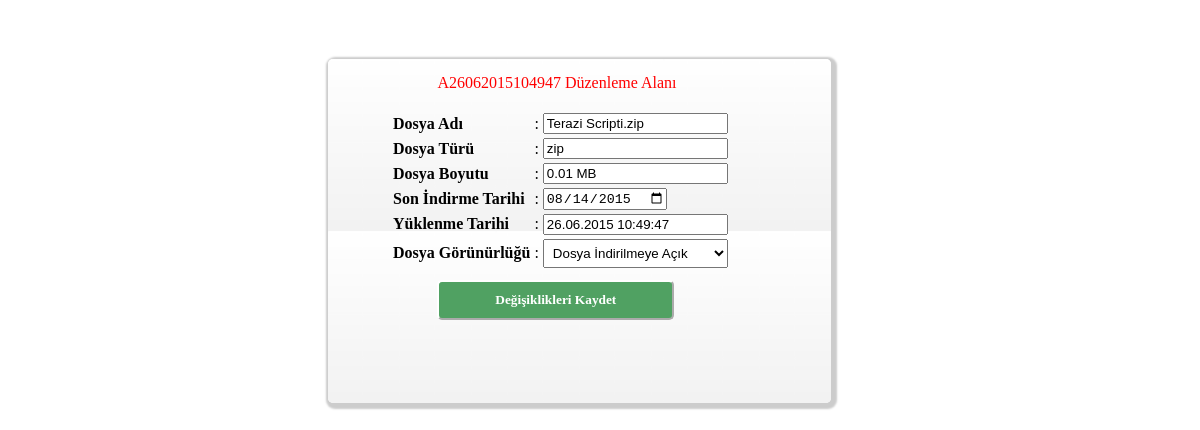
The app's page /update.php?v=A26062015104947 with its own data.
### tables this page shows
CREATE TABLE IF NOT EXISTS `uploads` (
  `dosyaKodu` varchar(15) NOT NULL,
  `dosyaAdi` varchar(255) NOT NULL,
  `dosyaTur` varchar(255) NOT NULL,
  `dosyaBoyut` int(11) NOT NULL,
  `yuklenmeTarih` varchar(255) NOT NULL,
  `sonTarih` varchar(255) NOT NULL,
  `gorunurluk` int(11) NOT NULL,
  `kopyasiVarmi` int(11) NOT NULL,
  `silinmisMi` int(11) NOT NULL,
  PRIMARY KEY (`dosyaKodu`)
);

### update.php (the view, shortened to what this page needs)
<html>
<head>
	<link rel="stylesheet" href="css/update.css" />
</head>
<body>
	<?php
		$gelenkayit = $_GET["v"];
		$sorgu = @mysql_query("SELECT * FROM uploads WHERE dosyaKodu = '$gelenkayit'");
		$gelenveri = @mysql_fetch_assoc($sorgu);
		if($gelenveri){ ?>
		<div class="ortaKisim">
			<span><?=$_GET["v"]?> Düzenleme Alanı</span>
			<form name="updateForm" method="post" action="index.php?s=updateSonuc">
				<table>
					<tr>
						<td></td>
						<td></td>
						<td><input type="hidden" name="dKodu" value="<?=$gelenveri["dosyaKodu"]?>"/></td>
					</tr>
					<tr>
						<td><b>Dosya Adı</b></td>
						<td>:</td>
						<td><input type="text" name="dAdi" value="<?=$gelenveri["dosyaAdi"]?>" readonly/></td>
					</tr>
					<tr>
						<td><b>Dosya Türü</b></td>
						<td>:</td>
						<td><input type="text" name="dTuru" value="<?=$gelenveri["dosyaTur"]?>" readonly/></td>
					</tr>
					<tr>
						<td><b>Dosya Boyutu</b></td>
						<td>:</td>
						<td><input type="text" name="dBoyut" value="<?=round(($gelenveri["dosyaBoyut"]/1000000),2)." MB"?>" readonly/></td>
					</tr>
					<tr>
						<td><b>Son İndirme Tarihi</b></td>
						<td>:</td>
						<td><input type="date" name="kSure" value="<?=$gelenveri["sonTarih"]?>"/></td>
					</tr>
					<tr>
						<td><b>Yüklenme Tarihi</b></td>
						<td>:</td>
						<td><input type="text" name="yTarih" value="<?=$gelenveri["yuklenmeTarih"]?>"/></td>
					</tr>
					<tr>
						<td><b>Dosya Görünürlüğü</b></td>
						<td>:</td>
						<td>
							<select size="1" name="gorunurluk">
								<option value="1" <?=$gelenveri["gorunurluk"] == 1 ? ' selected' : null?>>Dosya İndirilmeye Açık</option>
							</select>
						</td>
					</tr>
				</table>
				<input type="submit" value="Değişiklikleri Kaydet" class="kaydet" />
			</form>
		</div>
		<?php
		}else{
			header("Location:index.php?s=adminPanel");
		}
	?>
</body>
</html>

### css/update.css (style rules this page uses)
.ortaKisim { width:40%; height:40%; background-image:url("../images/orta_zemin.png"); background-repeat:round; border-radius:5px; margin-left:27%; padding:15px; margin-top:5%; box-shadow: 2px 2px 2px 4px #ccc; }
select { width:100%; padding:5px; }
.ortaKisim span { color:red; margin-left:20%; }
.ortaKisim table { margin-top:3%; margin-left:10%; }
.kaydet { background:#50A162; color:#fff; border-radius:5px; border-color:#fff; padding:10px; margin-left:20%; margin-top:2%; font-family:"Verdana"; font-weight:bold; cursor:pointer; width:50%; }

### records on screen
uploads: dAdi "Terazi Scripti.zip", dTuru "zip", dBoyut "0.01 MB", kSure "08/14/2015", yTarih "26.06.2015 10:49:47", gorunurluk "Dosya İndirilmeye Açık"

### other values on screen
$_GET["v"] "A26062015104947"
